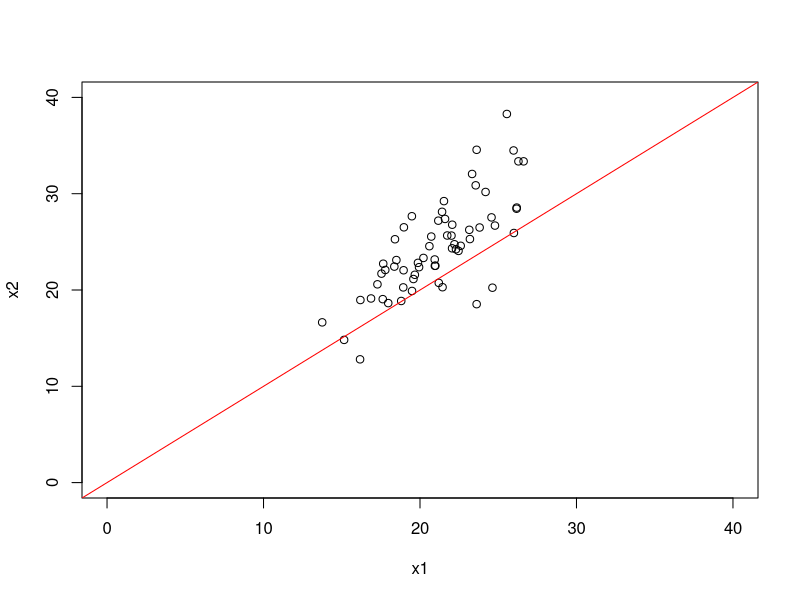

Write the R code that produced this figure.
## ---- chunk 1
knitr::opts_chunk$set(echo = TRUE)
setwd("~/Desktop/githubbahubba/CSUF/summer 2024/537/exam1")
data = read.csv("genderwage.csv", header = T)
## ---- chunk 2
attach(data)
x1 = female
x2 = male
## ---- chunk 3
plot(x1,x2, xlim = c(0,40) , ylim = c(0,40))
abline(c(0,0),c(1,1), col = "red")
## ---- chunk 4
# making confidence interval 
n = length(x1)
t = qt(.975,n-1)
s1 = sd(x1) ; s2 = sd(x2)
sprintf("95 percent confidence interval for females: ( %f , %f )",mean(x1)-t*s1/sqrt(n),mean(x1)+t*s1/sqrt(n))
sprintf("95 percent confidence interval for males: ( %f , %f )",mean(x2)-t*s2/sqrt(n),mean(x2)+t*s2/sqrt(n))
## ---- chunk 5
confInt <- function(data,alpha = .05){
  X = data
  p = dim(X)[2]
  n = dim(X)[1]
  a = alpha
  s = apply(X,2,sd)
  xbar = apply(X,2,mean)
  CONF <- data.frame()
  for(j in 1:p){
    num = p*(n-1)*(s[j])^2*qf(a,n-1,n-1)
    den = n*(n-p)
    CONF[j,1] = paste0("x",j)
    CONF[j,2] = xbar[j] - sqrt(num/den)
    CONF[j,3] = xbar[j] + sqrt(num/den)
  }

  names(CONF) = c("var","upper","lower")
 return("confidence intervals" = CONF)
}
confInt(data,.05)
## ---- chunk 6
library(mvtnorm)
X = as.matrix(data)
mu.mle = as.matrix(apply(X,2,mean))
sigma.mle  = matrix(0,2,2)
for(i in 1:n){sigma.mle = sigma.mle + (X[i,] - mu.mle)%*%t(X[i,]-mu.mle)}
sigma.mle = sigma.mle/n
# Lambda Ratio for Ranjosh
Sr = matrix(c(12,8,8,12), nrow = 2, ncol = 2, byrow = T)
Mr = c(22.5,24.5)
Ran.Rat = prod(dmvnorm(X,Mr,Sr))/prod(dmvnorm(X,mu.mle,sigma.mle))
# Lambda Ratio for Ethan
Se = matrix(c(9,8,8,16), nrow = 2, ncol = 2, byrow = T)
Me = c(21.5,26)
Eth.Rat = prod(dmvnorm(X,Me,Se))/prod(dmvnorm(X,mu.mle,sigma.mle))
# print
Ran.Rat;Eth.Rat
## ---- chunk 7
I2 = diag(2)
Ran.Rat = prod(dmvnorm(X,Mr,I2))/prod(dmvnorm(X,mu.mle,sigma.mle))
Eth.Rat = prod(dmvnorm(X,Me,I2))/prod(dmvnorm(X,mu.mle,sigma.mle))
Ran.Rat;Eth.Rat
